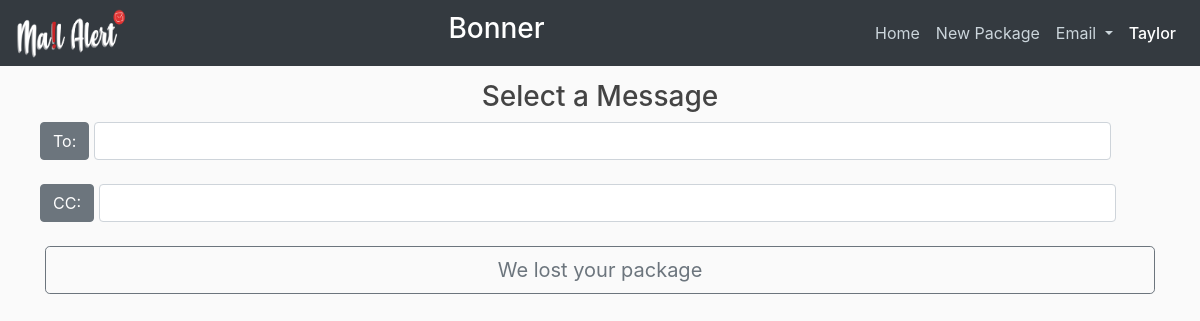
Page /composeEmail (signed in) on the committed database.
### mailalert/models.py (models this page shows, shortened)
class Hall(db.Model):
    id = db.Column(db.Integer, primary_key=True)
    name = db.Column(db.String(100), unique=True, nullable=False)
    students = db.relationship('Student', backref='hall')
    employees = db.relationship('Employee', backref='hall')
    packages = db.relationship('Package', backref='hall')

class Employee(db.Model, UserMixin):
    id = db.Column(db.Integer, primary_key=True)
    hired_date = db.Column(db.DateTime, nullable=False, default=datetime.now)
    end_date = db.Column(db.DateTime)
    active = db.Column(db.Boolean, default=True)
    reset_password = db.Column(db.Boolean, default=True)
    email = db.Column(db.String(120), unique=True, nullable=False)
    first_name = db.Column(db.String(100), nullable=False)
    last_name = db.Column(db.String(100), nullable=False)
    password = db.Column(db.String(60), nullable=False)
    access = db.Column(db.String, nullable=False, default="DR")
    hall_id = db.Column(db.Integer, db.ForeignKey('hall.id'))
    logins = db.relationship('Login', backref='employee')
    sent_mail = db.relationship('SentMail', backref='employee')
    inputted_packages = db.relationship(
        'Package', foreign_keys='[Package.employee_input_id]', backref='inputted')
    removed_packages = db.relationship(
        'Package', foreign_keys='[Package.employee_remove_id]', backref='removed')
    def is_admin(self):
        return self.access == 'Admin'
    def allowed(self, access_level):
        return ACCESS[self.access] >= ACCESS[access_level]

class Message(db.Model):
    id = db.Column(db.Integer, primary_key=True)
    content = db.Column(db.String(255), unique=True, nullable=False)
    sent_mail = db.relationship('SentMail', backref='message')

### mailalert/main/routes.py (the view, shortened to what this page needs)
@main.route("/composeEmail", methods=['GET', 'POST'])
@login_required
def compose_email():
    cc_recipients = ""
    composeEmailForm = ComposeEmailForm()
    createMessageForm = CreateMessageForm()
    messages = Message.query.all()
    return render_template('composeEmail.html', title="Compose Email", composeEmailForm=composeEmailForm,
                           createMessageForm=createMessageForm, messages=messages)

### mailalert/main/forms.py
class ComposeEmailForm(FlaskForm):
    recipient_email = StringField(
        'Email', validators=[DataRequired(), Email()])
    cc_recipient = StringField('Email')
    compose_submit = SubmitField('Send')

class CreateMessageForm(FlaskForm):
    new_message = TextAreaField('New Message', validators=[Length(
        min=10, message='This message is not long enough')])
    create_submit = SubmitField('Create')

### mailalert/models.py (called while the page is built)
@login_manager.user_loader
def load_user(id):
    return Employee.query.get(int(id))

### mailalert/templates/composeEmail.html (shortened to what this page needs)
{% extends "layout_with_navbar.html" %}
{%block content %}
<h3 class="text-center">Select a Message</h3>
<form method='POST'>
    <div class="form-row mb-3">
        <label for="to" class="btn btn-secondary">To:</label>
        <div class="col-10 col-sm-11">
            {% if composeEmailForm.recipient_email.errors %}
                {{ composeEmailForm.recipient_email(class="form-control form-control-md is-invalid") }}
                <div class="invalid-feedback">
                    {% for error in composeEmailForm.recipient_email.errors %}
                        <span>{{ error }}</span>
                    {% endfor %}
                </div>
            {% else %}
                {{ composeEmailForm.recipient_email(class="form-control form-control-md") }}
            {% endif %}
        </div>
    </div>
    <div class="form-row mb-3">
        <label for="cc" class="btn btn-secondary">CC:</label>
        <div class="col-10 col-sm-11">
            {% if composeEmailForm.cc_recipient.errors %}
                {{ composeEmailForm.cc_recipient(class="form-control form-control-md is-invalid") }}
                <div class="invalid-feedback">
                    {% for error in composeEmailForm.cc_recipient.errors %}
                        <span>{{ error }}</span>
                    {% endfor %}
                </div>
            {% else %}
                {{ composeEmailForm.cc_recipient(class="form-control form-control-md") }}
            {% endif %}
        </div>
    </div>
    <div class="btn-group-toggle" data-toggle="buttons">
        {% for message in messages %}
            <label class="btn btn-outline-secondary btn-lg btn-block" style="white-space:normal;">
                <input type="radio" name="options" id="option{{ message.id }}" value="{{ message.id }}"> {{ message.content }}
            </label>
        {% endfor %}
    </div>
    <div class="row">
        <div class="mt-3 offset-lg-10 offset-md-8">
        </div>
    </div>
</form>
{% endblock %}

### mailalert/templates/layout_with_navbar.html (shortened to what this page needs)
<!DOCTYPE html>
<html>
<head>
  <link rel="stylesheet" href="https://maxcdn.bootstrapcdn.com/bootstrap/4.0.0/css/bootstrap.min.css"
>
  <link rel="stylesheet" type="text/css" href="{{ url_for('static', filename='main.css') }}">
  <link rel="stylesheet" href="https://maxcdn.bootstrapcdn.com/font-awesome/4.7.0/css/font-awesome.min.css">
</head>
<body>
  <header class="site-header">
    <nav class="navbar navbar-expand-lg navbar-dark bg-dark fixed-top">
	  <a href="/"><img src= {{ url_for('static', filename = '../static/logo.png') }} alt="Mail Alert" border="0" width="110px" height="50px"></a>
      <div class="collapse navbar-collapse" id="navbarNavDropdown">
        <ul class="navbar-nav ml-auto">
          <li class="nav-item">
            <h3 class="working-hall">{{current_user.hall.name}}</h3>
          </li>
        </ul>
        <ul class="navbar-nav ml-auto">
          <li class="nav-item">
            <a class="nav-link" href="/">Home <span class="sr-only">(current)</span></a>
          </li>
          <li class="nav-item">
            <a class="nav-link" href="{{ url_for('packages.newPackage') }}">New Package<span class="sr-only">(current)</span></a>
          </li>
          <li class="nav-item dropdown">
            <a class="nav-link dropdown-toggle" href="#" id="navbarDropdownMenuLink" data-toggle="dropdown"
              aria-haspopup="true" aria-expanded="false">
              Email
            </a>
          </li>
          <li class="nav-item dropdown">
            <a class="nav-link active" href="#" id="currentUserDropDown" data-toggle="dropdown"
              aria-haspopup="true" aria-expanded="false">
              {{ current_user.first_name }}
            </a>
          </li>
        </ul>
      </div>
    </nav>
  </header>
  <main role="main" class="container">
    <div class="row">
      <div class="col-md-12">
        {% block content %}{% endblock %}
      </div>
    </div>
  </main>
</body>
</html>

### mailalert/static/main.css (style rules this page uses)
body { background: #fafafa; color: #333333; margin-top: 5rem; }
h1, h2, h3, h4, h5, h6 { color: #444444; }
.site-header .navbar-nav .nav-link { color: #cbd5db; }
.site-header .navbar-nav .nav-link.active { font-weight: 500; }
.working-hall { color: white; }

### rows in the picture
Hall: hall.name "Bonner"
Employee: first_name "Taylor"
Message: content "We lost your package"
